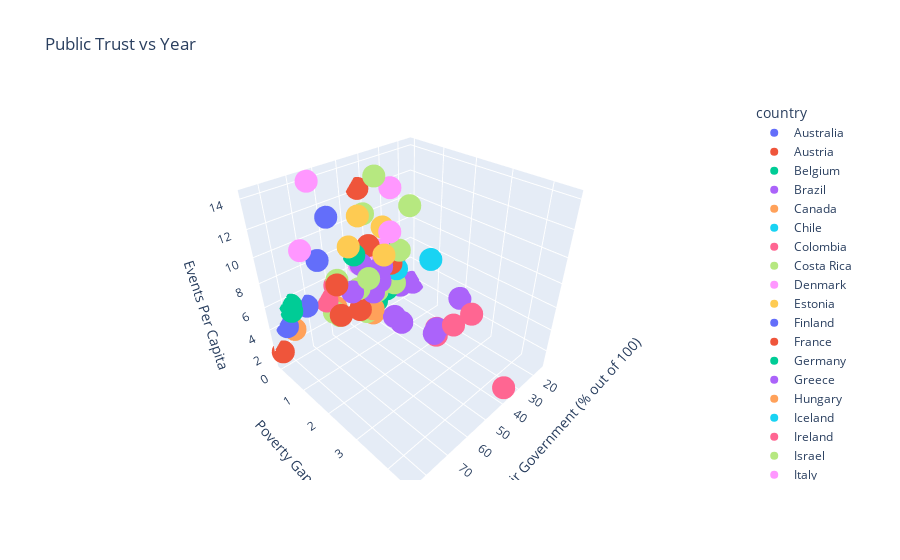

The code cell stored with this chart in its notebook:
### Code cell
import plotly.express as px

# Create the scatter plot using Plotly Express
fig = px.scatter_3d(
    combined_data, 
    x='public_trust_percentage',
    y='poverty_gaps' ,
    z='events_per_capita', 
    color='country',
    labels= {'events_per_capita': 'Events Per Capita',
        'poverty_gaps': 'Poverty Gaps',
        'public_trust_percentage': 'Public Trust of Their Government (% out of 100)'
    },
    title='Public Trust vs Year'
)

fig.show()

### Figure 1 — Plotly figure (JSON) as saved in the notebook; plotly's stock layout.template omitted (floating-point values rounded to 4 significant figures)
{"data": [{"hovertemplate": "country=Australia<br>Public Trust of Their Government (% out of 100)=%{x}<br>Poverty Gaps=%{y}<br>Events Per Capita=%{z}<extra></extra>", "legendgroup": "Australia", "marker": {"color": "#636efa", "symbol": "circle"}, "mode": "markers", "name": "Australia", "scene": "scene", "showlegend": true, "type": "scatter3d", "x": [51.9, 49.9], "y": [null, null], "z": [2.651, 3.053]}, {"hovertemplate": "country=Austria<br>Public Trust of Their Government (% out of 100)=%{x}<br>Poverty Gaps=%{y}<br>Events Per Capita=%{z}<extra></extra>", "legendgroup": "Austria", "marker": {"color": "#EF553B", "symbol": "circle"}, "mode": "markers", "name": "Austria", "scene": "scene", "showlegend": true, "type": "scatter3d", "x": [62.6, 61, 61], "y": [0.6, 0.4, null], "z": [3.97, 6.275, 3.252]}, {"hovertemplate": "country=Belgium<br>Public Trust of Their Government (% out of 100)=%{x}<br>Poverty Gaps=%{y}<br>Events Per Capita=%{z}<extra></extra>", "legendgroup": "Belgium", "marker": {"color": "#00cc96", "symbol": "circle"}, "mode": "markers", "name": "Belgium", "scene": "scene", "showlegend": true, "type": "scatter3d", "x": [29.5, 47.3, 57.2], "y": [0, 0, null], "z": [6.795, 7.19, 4.476]}, {"hovertemplate": "country=Brazil<br>Public Trust of Their Government (% out of 100)=%{x}<br>Poverty Gaps=%{y}<br>Events Per Capita=%{z}<extra></extra>", "legendgroup": "Brazil", "marker": {"color": "#ab63fa", "symbol": "circle"}, "mode": "markers", "name": "Brazil", "scene": "scene", "showlegend": true, "type": "scatter3d", "x": [16.8, 34.1, 36.2, 32.7, 39.2], "y": [2, 2.1, 0.7, 2.1, 1.2], "z": [3.116, 1.58, 1.179, 1.894, 1.731]}, {"hovertemplate": "country=Canada<br>Public Trust of Their Government (% out of 100)=%{x}<br>Poverty Gaps=%{y}<br>Events Per Capita=%{z}<extra></extra>", "legendgroup": "Canada", "marker": {"color": "#FFA15A", "symbol": "circle"}, "mode": "markers", "name": "Canada", "scene": "scene", "showlegend": true, "type": "scatter3d", "x": [61, 50.7], "y": [null, null], "z": [4.424, 4.696]}, {"hovertemplate": "country=Chile<br>Public Trust of Their Government (% out of 100)=%{x}<br>Poverty Gaps=%{y}<br>Events Per Capita=%{z}<extra></extra>", "legendgroup": "Chile", "marker": {"color": "#19d3f3", "symbol": "circle"}, "mode": "markers", "name": "Chile", "scene": "scene", "showlegend": true, "type": "scatter3d", "x": [33.5, 15.3, 17.1, 23.2, 28.7], "y": [null, null, 0.9, null, 0.3], "z": [5.524, 8.351, 5.43, 4.514, 4.729]}, {"hovertemplate": "country=Colombia<br>Public Trust of Their Government (% out of 100)=%{x}<br>Poverty Gaps=%{y}<br>Events Per Capita=%{z}<extra></extra>", "legendgroup": "Colombia", "marker": {"color": "#FF6692", "symbol": "circle"}, "mode": "markers", "name": "Colombia", "scene": "scene", "showlegend": true, "type": "scatter3d", "x": [27.5, 32.8, 37.4, 28.9, 29.7], "y": [1.8, 2.1, 4.5, 3, 2.5], "z": [0.8239, 1.243, 1.347, 4.432, 2.629]}, {"hovertemplate": "country=Costa Rica<br>Public Trust of Their Government (% out of 100)=%{x}<br>Poverty Gaps=%{y}<br>Events Per Capita=%{z}<extra></extra>", "legendgroup": "Costa Rica", "marker": {"color": "#B6E880", "symbol": "circle"}, "mode": "markers", "name": "Costa Rica", "scene": "scene", "showlegend": true, "type": "scatter3d", "x": [48, 28.3, 29.8, 31.5, 60], "y": [0.6, 0.4, 0.9, 0.4, 0.3], "z": [5.932, 6.589, 11.03, 3.725, 3.166]}, {"hovertemplate": "country=Denmark<br>Public Trust of Their Government (% out of 100)=%{x}<br>Poverty Gaps=%{y}<br>Events Per Capita=%{z}<extra></extra>", "legendgroup": "Denmark", "marker": {"color": "#FF97FF", "symbol": "circle"}, "mode": "markers", "name": "Denmark", "scene": "scene", "showlegend": true, "type": "scatter3d", "x": [71.6, 65.2, 63.5], "y": [0.1, 0.1, null], "z": [9.62, 14.14, 6.285]}, {"hovertemplate": "country=Estonia<br>Public Trust of Their Government (% out of 100)=%{x}<br>Poverty Gaps=%{y}<br>Events Per Capita=%{z}<extra></extra>", "legendgroup": "Estonia", "marker": {"color": "#FECB52", "symbol": "circle"}, "mode": "markers", "name": "Estonia", "scene": "scene", "showlegend": true, "type": "scatter3d", "x": [46.5, 51.9, 50.8], "y": [0.2, 0.2, null], "z": [10.61, 8.49, 5.486]}, {"hovertemplate": "country=Finland<br>Public Trust of Their Government (% out of 100)=%{x}<br>Poverty Gaps=%{y}<br>Events Per Capita=%{z}<extra></extra>", "legendgroup": "Finland", "marker": {"color": "#636efa", "symbol": "circle"}, "mode": "markers", "name": "Finland", "scene": "scene", "showlegend": true, "type": "scatter3d", "x": [80.9, 71.4, 77.5], "y": [0, 0, null], "z": [3.906, 4.783, 6.209]}, {"hovertemplate": "country=France<br>Public Trust of Their Government (% out of 100)=%{x}<br>Poverty Gaps=%{y}<br>Events Per Capita=%{z}<extra></extra>", "legendgroup": "France", "marker": {"color": "#EF553B", "symbol": "circle"}, "mode": "markers", "name": "France", "scene": "scene", "showlegend": true, "type": "scatter3d", "x": [41, 43.4, 43.4], "y": [0.1, 0, null], "z": [7.644, 12.33, 9.447]}, {"hovertemplate": "country=Germany<br>Public Trust of Their Government (% out of 100)=%{x}<br>Poverty Gaps=%{y}<br>Events Per Capita=%{z}<extra></extra>", "legendgroup": "Germany", "marker": {"color": "#00cc96", "symbol": "circle"}, "mode": "markers", "name": "Germany", "scene": "scene", "showlegend": true, "type": "scatter3d", "x": [65.4, 60.5, 60.8], "y": [null, null, null], "z": [5.161, 5.066, 5.692]}, {"hovertemplate": "country=Greece<br>Public Trust of Their Government (% out of 100)=%{x}<br>Poverty Gaps=%{y}<br>Events Per Capita=%{z}<extra></extra>", "legendgroup": "Greece", "marker": {"color": "#ab63fa", "symbol": "circle"}, "mode": "markers", "name": "Greece", "scene": "scene", "showlegend": true, "type": "scatter3d", "x": [15.7, 39.6, 39.7, 40.2, 25.6], "y": [0.1, 0.4, 0.5, 0.4, null], "z": [1.891, 4.636, 6.169, 5.279, 4.162]}, {"hovertemplate": "country=Hungary<br>Public Trust of Their Government (% out of 100)=%{x}<br>Poverty Gaps=%{y}<br>Events Per Capita=%{z}<extra></extra>", "legendgroup": "Hungary", "marker": {"color": "#FFA15A", "symbol": "circle"}, "mode": "markers", "name": "Hungary", "scene": "scene", "showlegend": true, "type": "scatter3d", "x": [42.9, 41.7, 44.2], "y": [0.3, 0.2, null], "z": [2.041, 1.318, 4.304]}, {"hovertemplate": "country=Iceland<br>Public Trust of Their Government (% out of 100)=%{x}<br>Poverty Gaps=%{y}<br>Events Per Capita=%{z}<extra></extra>", "legendgroup": "Iceland", "marker": {"color": "#19d3f3", "symbol": "circle"}, "mode": "markers", "name": "Iceland", "scene": "scene", "showlegend": true, "type": "scatter3d", "x": [59.2, 63.4, 51.5], "y": [null, null, null], "z": [7.913, 7.516, 7.33]}, {"hovertemplate": "country=Ireland<br>Public Trust of Their Government (% out of 100)=%{x}<br>Poverty Gaps=%{y}<br>Events Per Capita=%{z}<extra></extra>", "legendgroup": "Ireland", "marker": {"color": "#FF6692", "symbol": "circle"}, "mode": "markers", "name": "Ireland", "scene": "scene", "showlegend": true, "type": "scatter3d", "x": [58.8, 62.3, 62.3], "y": [0.1, 0, null], "z": [5.596, 4.331, 5.442]}, {"hovertemplate": "country=Israel<br>Public Trust of Their Government (% out of 100)=%{x}<br>Poverty Gaps=%{y}<br>Events Per Capita=%{z}<extra></extra>", "legendgroup": "Israel", "marker": {"color": "#B6E880", "symbol": "circle"}, "mode": "markers", "name": "Israel", "scene": "scene", "showlegend": true, "type": "scatter3d", "x": [43.8, 38.9, 42.2, 49.6, 38.9, 44, 44], "y": [0.1, 0.2, 0.2, 0.3, 0.3, 0.2, null], "z": [1.521, 3.317, 4.391, 4.716, 13.25, 10.61, 7.711]}, {"hovertemplate": "country=Italy<br>Public Trust of Their Government (% out of 100)=%{x}<br>Poverty Gaps=%{y}<br>Events Per Capita=%{z}<extra></extra>", "legendgroup": "Italy", "marker": {"color": "#FF97FF", "symbol": "circle"}, "mode": "markers", "name": "Italy", "scene": "scene", "showlegend": true, "type": "scatter3d", "x": [37.5, 35.4, 35.4], "y": [0.7, 0.6, null], "z": [9.233, 12.46, 7.794]}, {"hovertemplate": "country=Japan<br>Public Trust of Their Government (% out of 100)=%{x}<br>Poverty Gaps=%{y}<br>Events Per Capita=%{z}<extra></extra>", "legendgroup": "Japan", "marker": {"color": "#FECB52", "symbol": "circle"}, "mode": "markers", "name": "Japan", "scene": "scene", "showlegend": true, "type": "scatter3d", "x": [38.5, 41.1, 42.3, 29.1, 43.1], "y": [null, null, null, null, null], "z": [1.291, 1.018, 1.2, 1.129, 1.266]}, {"hovertemplate": "country=Latvia<br>Public Trust of Their Government (% out of 100)=%{x}<br>Poverty Gaps=%{y}<br>Events Per Capita=%{z}<extra></extra>", "legendgroup": "Latvia", "marker": {"color": "#636efa", "symbol": "circle"}, "mode": "markers", "name": "Latvia", "scene": "scene", "showlegend": true, "type": "scatter3d", "x": [30.7, 29.5, 29.5], "y": [0.2, 0.2, null], "z": [3.578, 3.29, 2.501]}, {"hovertemplate": "country=Lithuania<br>Public Trust of Their Government (% out of 100)=%{x}<br>Poverty Gaps=%{y}<br>Events Per Capita=%{z}<extra></extra>", "legendgroup": "Lithuania", "marker": {"color": "#EF553B", "symbol": "circle"}, "mode": "markers", "name": "Lithuania", "scene": "scene", "showlegend": true, "type": "scatter3d", "x": [47.4, 30.4, 30.4], "y": [0.1, 0.2, null], "z": [2.111, 5.284, 2.684]}, {"hovertemplate": "country=Luxembourg<br>Public Trust of Their Government (% out of 100)=%{x}<br>Poverty Gaps=%{y}<br>Events Per Capita=%{z}<extra></extra>", "legendgroup": "Luxembourg", "marker": {"color": "#00cc96", "symbol": "circle"}, "mode": "markers", "name": "Luxembourg", "scene": "scene", "showlegend": true, "type": "scatter3d", "x": [78, 78, 78], "y": [0, 0, null], "z": [5.552, 5.0, 5.053]}, {"hovertemplate": "country=Mexico<br>Public Trust of Their Government (% out of 100)=%{x}<br>Poverty Gaps=%{y}<br>Events Per Capita=%{z}<extra></extra>", "legendgroup": "Mexico", "marker": {"color": "#ab63fa", "symbol": "circle"}, "mode": "markers", "name": "Mexico", "scene": "scene", "showlegend": true, "type": "scatter3d", "x": [29.5, 49.5, 45.9, 48.3, 52.9], "y": [0.5, null, 0.6, null, 0.3], "z": [3.444, 3.853, 4.484, 4.852, 4.721]}, {"hovertemplate": "country=Netherlands<br>Public Trust of Their Government (% out of 100)=%{x}<br>Poverty Gaps=%{y}<br>Events Per Capita=%{z}<extra></extra>", "legendgroup": "Netherlands", "marker": {"color": "#FFA15A", "symbol": "circle"}, "mode": "markers", "name": "Netherlands", "scene": "scene", "showlegend": true, "type": "scatter3d", "x": [78.1, 58.5, 47.2], "y": [0, 0, null], "z": [3.325, 3.325, 3.988]}, {"hovertemplate": "country=Norway<br>Public Trust of Their Government (% out of 100)=%{x}<br>Poverty Gaps=%{y}<br>Events Per Capita=%{z}<extra></extra>", "legendgroup": "Norway", "marker": {"color": "#19d3f3", "symbol": "circle"}, "mode": "markers", "name": "Norway", "scene": "scene", "showlegend": true, "type": "scatter3d", "x": [82.9, 77.4, 63.6], "y": [null, null, null], "z": [5.465, 5.676, 8.832]}, {"hovertemplate": "country=Poland<br>Public Trust of Their Government (% out of 100)=%{x}<br>Poverty Gaps=%{y}<br>Events Per Capita=%{z}<extra></extra>", "legendgroup": "Poland", "marker": {"color": "#FF6692", "symbol": "circle"}, "mode": "markers", "name": "Poland", "scene": "scene", "showlegend": true, "type": "scatter3d", "x": [27.3, 25.9, 34.2], "y": [0.1, 0, null], "z": [4.821, 4.784, 3.129]}, {"hovertemplate": "country=Portugal<br>Public Trust of Their Government (% out of 100)=%{x}<br>Poverty Gaps=%{y}<br>Events Per Capita=%{z}<extra></extra>", "legendgroup": "Portugal", "marker": {"color": "#B6E880", "symbol": "circle"}, "mode": "markers", "name": "Portugal", "scene": "scene", "showlegend": true, "type": "scatter3d", "x": [61.5, 57.6, 58.9], "y": [0.2, 0.1, null], "z": [3.486, 5.945, 3.18]}, {"hovertemplate": "country=Slovenia<br>Public Trust of Their Government (% out of 100)=%{x}<br>Poverty Gaps=%{y}<br>Events Per Capita=%{z}<extra></extra>", "legendgroup": "Slovenia", "marker": {"color": "#FF97FF", "symbol": "circle"}, "mode": "markers", "name": "Slovenia", "scene": "scene", "showlegend": true, "type": "scatter3d", "x": [45.3, 33.9, 45.1], "y": [0, 0, null], "z": [6.278, 6.546, 3.03]}, {"hovertemplate": "country=Spain<br>Public Trust of Their Government (% out of 100)=%{x}<br>Poverty Gaps=%{y}<br>Events Per Capita=%{z}<extra></extra>", "legendgroup": "Spain", "marker": {"color": "#FECB52", "symbol": "circle"}, "mode": "markers", "name": "Spain", "scene": "scene", "showlegend": true, "type": "scatter3d", "x": [38.2, 37.2, 37.2], "y": [0.5, 0.4, null], "z": [7.068, 9.29, 7.987]}, {"hovertemplate": "country=Sweden<br>Public Trust of Their Government (% out of 100)=%{x}<br>Poverty Gaps=%{y}<br>Events Per Capita=%{z}<extra></extra>", "legendgroup": "Sweden", "marker": {"color": "#636efa", "symbol": "circle"}, "mode": "markers", "name": "Sweden", "scene": "scene", "showlegend": true, "type": "scatter3d", "x": [67.1, 63.4, 68.8], "y": [0.3, 0.5, null], "z": [8.731, 11.94, 14.05]}, {"hovertemplate": "country=Switzerland<br>Public Trust of Their Government (% out of 100)=%{x}<br>Poverty Gaps=%{y}<br>Events Per Capita=%{z}<extra></extra>", "legendgroup": "Switzerland", "marker": {"color": "#EF553B", "symbol": "circle"}, "mode": "markers", "name": "Switzerland", "scene": "scene", "showlegend": true, "type": "scatter3d", "x": [84.6, 83.8, 83.8], "y": [0, null, null], "z": [1.91, 2.493, 2.119]}, {"hovertemplate": "country=United Kingdom<br>Public Trust of Their Government (% out of 100)=%{x}<br>Poverty Gaps=%{y}<br>Events Per Capita=%{z}<extra></extra>", "legendgroup": "United Kingdom", "marker": {"color": "#00cc96", "symbol": "circle"}, "mode": "markers", "name": "United Kingdom", "scene": "scene", "showlegend": true, "type": "scatter3d", "x": [34.7, 39.5, 39.5], "y": [0.3, 0.2, null], "z": [3.274, 2.365, 2.606]}, {"hovertemplate": "country=United States<br>Public Trust of Their Government (% out of 100)=%{x}<br>Poverty Gaps=%{y}<br>Events Per Capita=%{z}<extra></extra>", "legendgroup": "United States", "marker": {"color": "#ab63fa", "symbol": "circle"}, "mode": "markers", "name": "United States", "scene": "scene", "showlegend": true, "type": "scatter3d", "x": [46.5, 40.5, 31], "y": [0.2, 0.2, null], "z": [6.511, 3.96, 3.655]}], "layout": {"legend": {"title": {"text": "country"}, "tracegroupgap": 0}, "scene": {"domain": {"x": [0, 1], "y": [0, 1]}, "xaxis": {"title": {"text": "Public Trust of Their Government (% out of 100)"}}, "yaxis": {"title": {"text": "Poverty Gaps"}}, "zaxis": {"title": {"text": "Events Per Capita"}}}, "title": {"text": "Public Trust vs Year"}}}
